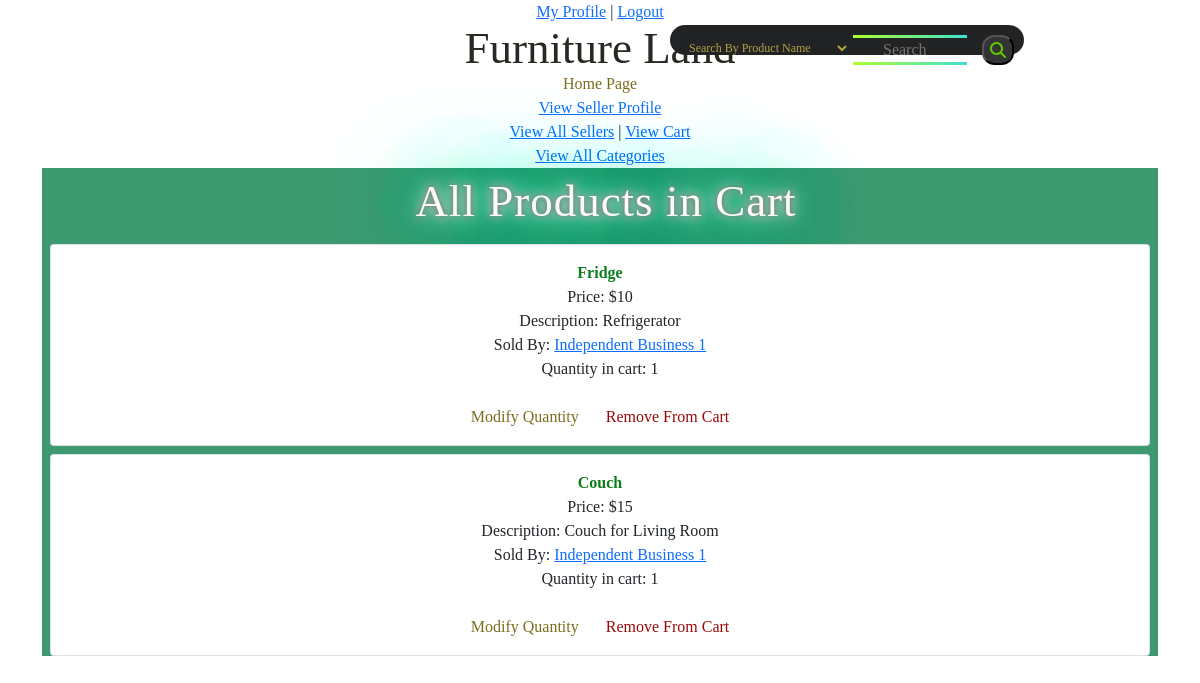
Screenshot of /Cart/index (signed in) with the database file from the repository.
### tables this page shows
CREATE TABLE `product` (
  `product_id` int(11) NOT NULL,
  `product_name` varchar(50) NOT NULL,
  `category_id` int(11) NOT NULL,
  `seller_id` int(11) NOT NULL,
  `available_quantity` int(11) NOT NULL,
  `price` int(11) NOT NULL,
  `description` text NOT NULL,
  `quality` tinyint(1) NOT NULL COMMENT ' 0 is new, 1 is somewhat used, 2 is very used'
);

CREATE TABLE `seller` (
  `seller_id` int(11) NOT NULL,
  `user_id` int(11) NOT NULL,
  `type` tinyint(1) NOT NULL COMMENT '0 is independent, 1 is business',
  `name` varchar(40) NOT NULL,
  `location` varchar(100) NOT NULL
);

CREATE TABLE `products_in_cart` (
  `id` int(11) NOT NULL,
  `cart_id` int(11) NOT NULL,
  `product_id` int(11) NOT NULL,
  `quantity` int(11) NOT NULL
);

### app/controllers/Cart.php (called while the page is built, shortened)
<?php
        class Cart extends \app\core\Controller {
            public function index() {
                $cart = new \app\models\Cart();
                $ids = $cart->getAllProductsInCart();
                $product = new \app\models\Product();
                $products = [];
                foreach ($ids as $id) {
                    $product = $product->get($id[0]);
                    $products[] = $product;
                }
                $this->view('Cart/index', $products);
            }
        }

### app/core/App.php (called while the page is built, shortened)
<?php
		class App {
			private $method = 'index';
			public function __construct() {
				$url = self::parseUrl();
				if (isset($url[0])) {
					unset($url[0]);
				}
				$this->controller = new $this->controller;
				if (isset($url[1])) {
					if (method_exists($this->controller, $url[1]))
						$this->method = $url[1];
					unset($url[1]);
				}
				$this->params = $url ? array_values($url) : [];
				call_user_func_array([$this->controller, $this->method], $this->params);
			}
			private static function parseUrl() {
				if (isset($_GET['url'])) {
					return explode('/',
						filter_var(
							rtrim($_GET['url'], '/'),
							FILTER_SANITIZE_URL)
					);
				}
			}
		}

### index.php (called while the page is built, shortened)
<?php
    new \app\core\App();

### app/models/Product.php (called while the page is built, shortened)
<?php
        class Product extends \app\core\Model {
            function get($product_id) {
                $SQL = 'SELECT * FROM product WHERE product_id = :product_id';
                $STMT = self::$_connection->prepare($SQL);
                $STMT->execute(['product_id'=>$product_id]);
                $STMT->setFetchMode(\PDO::FETCH_CLASS, "app\models\Product");
                return $STMT->fetch();
            }
        }

### app/core/DBConnection.php (called while the page is built, shortened)
<?php
		class DBConnection {
			static $connection = null;
			private function __construct() {
				if (self::$connection == null) {
					$host = 'localhost';
					$DBname = 'projectdb';
					$user = 'root';
					$password = '';
					self::$connection = new \PDO("mysql:host=$host;dbname=$DBname", $user, $password);
				}
			}
			public static function getInstance() {
				return self::$connection;
			}
		}

### app/models/Cart.php (called while the page is built, shortened)
<?php
        class Cart extends \app\core\Model {
            public function getAllProductsInCart() {
                $SQL = 'SELECT product_id FROM products_in_cart WHERE cart_id = :cart_id';
                $STMT = self::$_connection->prepare($SQL);
                $STMT->execute(['cart_id'=>$_SESSION['cart_id']]);
                return $STMT->fetchAll();
            }
            public function getQuantityByProductId($product_id) {
                $SQL = 'SELECT quantity FROM products_in_cart WHERE product_id = :product_id AND cart_id = :cart_id';
                $STMT = self::$_connection->prepare($SQL);
                $STMT->execute(['product_id'=>$product_id, 'cart_id'=>$_SESSION['cart_id']]);
                return $STMT->fetch();
            }
        }

### app/models/Seller.php (called while the page is built, shortened)
<?php
    class Seller extends \app\core\Model {
        function get($seller_id) {
            $SQL = 'SELECT * FROM seller WHERE seller_id = :seller_id';
            $STMT = self::$_connection->prepare($SQL);
            $STMT->execute(['seller_id'=> $seller_id]);
            $STMT->setFetchMode(\PDO::FETCH_CLASS, "app\models\Seller");
            return $STMT->fetch();
        }
    }

### app/views/Cart/index.php (the view, shortened to what this page needs)
<html>
    <head>
        <link rel="stylesheet" href="../public/css/style.css">
        <link href="https://cdn.jsdelivr.net/npm/bootstrap@5.1.3/dist/css/bootstrap.min.css" rel="stylesheet">
    </head>
    <body>
    <div class='container'>
        <div class='products'>
        <h1 id='all'>All Products in Cart</h1>
        <?php
            $seller = new \app\models\Seller();
            $cart = new \app\models\Cart();
            if ($data != null) {
                foreach($data as $product){
                    $quantity = $cart->getQuantityByProductId($product->product_id);
                    $currentSeller = $seller->get($product->seller_id);
                    echo "<div class='card m-2'>
                    <div class='card-body'>
                    <b>$product->product_name</b> <br>
                    Price: $$product->price <br>
                    Description: $product->description <br>
                    Sold By: <a href='/Seller/index/$currentSeller->seller_id'>$currentSeller->name</a> <br>
                    Quantity in cart: $quantity[0] <br> <br>
                    <a href='/Cart/modifyQuantity/$product->product_id' class='m-2' id='upd'>Modify Quantity</a>
                    <a href='/Cart/removeFromCart/$product->product_id' class='m-2' id='del'>Remove From Cart</a> </div> </div>";
                }
            }
        ?>
        </div>
        </div>
    </body>
</html>

### public/css/style.css (style rules this page uses)
.products { background: #3D9970; }
h1#all { Letter-spacing: 1px; margin-left: 10px; color: rgb(255, 248, 248); text-shadow: 0 0 7px rgb(75, 72, 72), 0 0 10px #fff, 0 0 21px #fff, 0 0 42px #0fa, 0 0 82px #0fa, 0 0 92px #0fa, 0 0 102px #0fa, 0 0 151px #0fa; line-height: 1.5em; text-indent: 2px; }
b { color: #0c7e1b; }
.m-2#upd { color: #7a6d1e; text-decoration: none; padding: 3.5px; border-radius: 15px 50px; }
.m-2#del { text-decoration: none; color: #960a0a; padding: 3.5px; border-radius: 50px 15px 50px 19px; }

### public/css/home.css (style rules this page uses)
.container { text-align: center; font-family: 'Trocchi', serif; font-weight: normal; }
.container h1 { color: #292822; font-family: 'Trocchi', serif; font-size: 45px; font-weight: normal; line-height: 48px; margin: 0; }

### rows the page displays
product: product_name "Fridge", price "10", description "Refrigerator", seller.name "Independent Business 1", products_in_cart.quantity "1"
product: product_name "Couch", price "15", description "Couch for Living Room", seller.name "Independent Business 1", products_in_cart.quantity "1"
